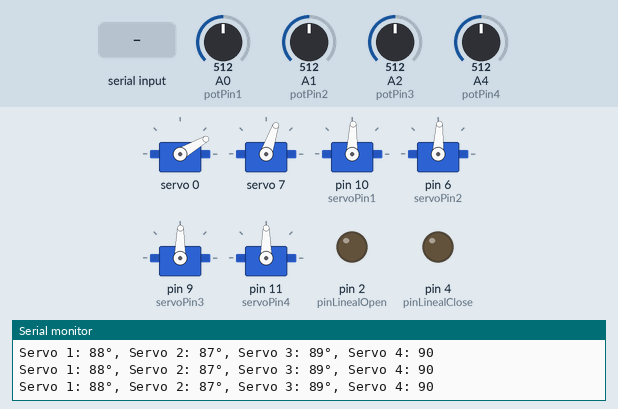
Simulated run of this sketch. Board: Arduino Uno, built with avr-gcc and run on an emulated ATmega328P. Parts: 6 × servo, output pins drawn as LEDs (lit = HIGH), the last lines printed to the serial monitor. The inputs (shaded band) are chosen by the test bench; at power-on: A0 (potPin1) = 512, A1 (potPin2) = 512, A2 (potPin3) = 512, A4 (potPin4) = 512.

Above: at 1.2 s.
1.3 s: "1\n" received over Serial
At 3.5 s:
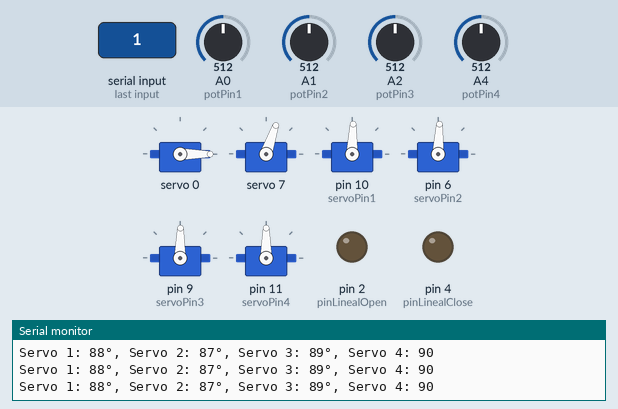
4.3 s: A0 (potPin1) set to 544
At 5.0 s:
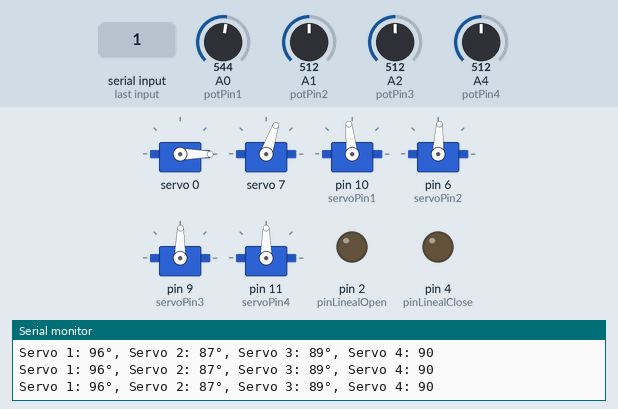
7.3 s: A0 (potPin1) set to 565
At 8.5 s:
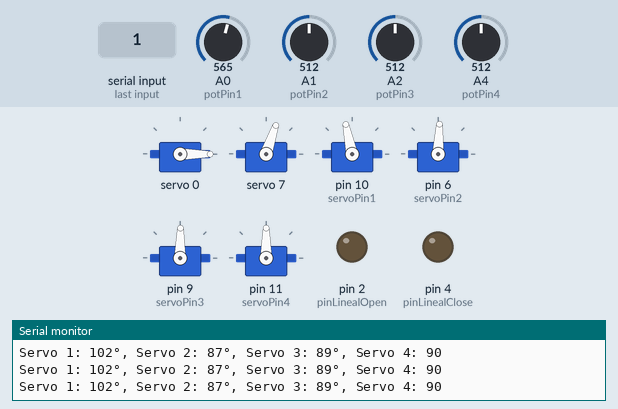
8.8 s: A1 (potPin2) set to 547
At 9.9 s:
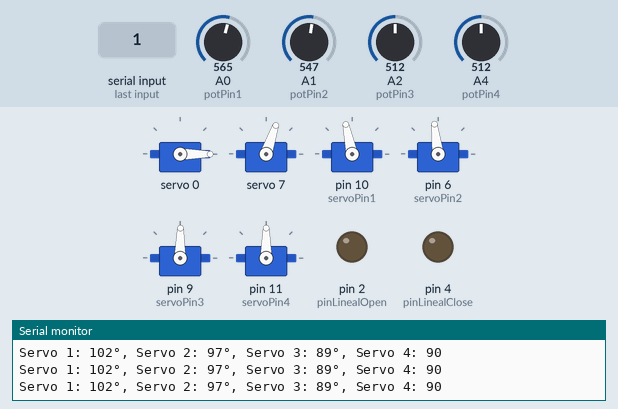
11.8 s: A1 (potPin2) set to 569
At 12.6 s:
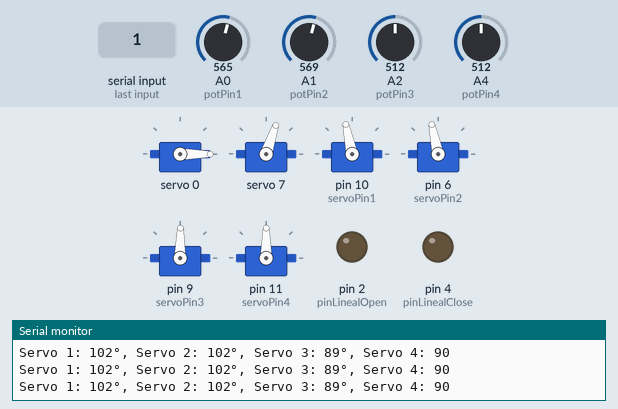
13.3 s: A2 (potPin3) set to 541
14.8 s: A2 (potPin3) set to 563
At 15.2 s:
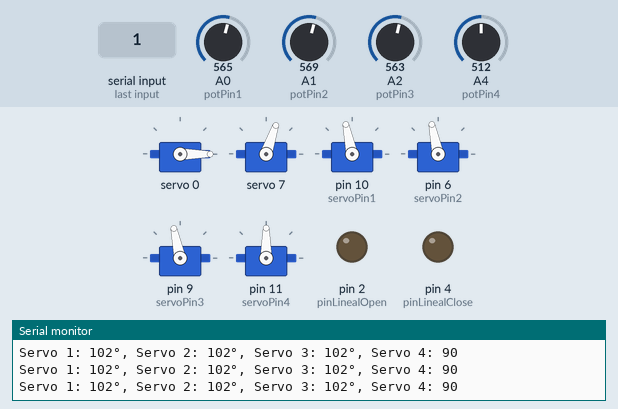
Timing chart, 0 to 17.3 s (numbered marks = the images above; inputs shaded):
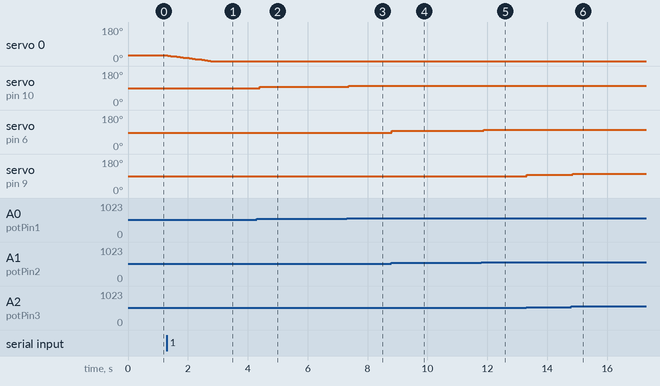

Measured:
- after the input at 1.3 s, servo 0: moves from 30° to 0° over 1.4 s, starting at once
- after the input at 4.3 s, servo on pin 10 (servoPin1): 88° → 96° after 0.10 s
- after the input at 7.3 s, servo on pin 10 (servoPin1): 96° → 102° after 0.07 s
- after the input at 8.8 s, servo on pin 6 (servoPin2): 87° → 97° at once
- after the input at 11.8 s, servo on pin 6 (servoPin2): 97° → 102° after 0.09 s
- after the input at 13.3 s, servo on pin 9 (servoPin3): 89° → 96° at once
- after the input at 14.8 s, servo on pin 9 (servoPin3): 96° → 102° after 0.06 s

The sketch:

tool-plus-arm.ino
```cpp
#include <Adafruit_PWMServoDriver.h>
#include <Servo.h>

/* PCA9685 */
Adafruit_PWMServoDriver board1 = Adafruit_PWMServoDriver(0x40);

/* Tool 1 (rov maker servos) */
// 0's
int servoClaw1 = 315;
int servoRoll = 210;

int servoRollPin = 0;
int servoClaw1Pin = 7;

// Limites
#define SERVOCLAW1MIN  310
#define SERVOCLAW1MAX  350

#define SERVOROLLMIN  80
#define SERVOROLLMAX  340

// Flags
bool rolling = false;
int rollDirection = 0; // -1 for LEFT, 1 for RIGHT

bool clawing = false;
int clawDirection = 0; // -1 for CLOSE, 1 for OPEN


/* ARM */
// Servos
Servo servo1;
Servo servo2;
Servo servo3;
Servo servo4;

// Potenciometros (analógicos)
const int potPin1 = A0; // naranja blanco
const int potPin2 = A1; // full naranja
const int potPin3 = A2; // azul blanco
const int potPin4 = A4; // full azul

// Servos (rositas)
const int servoPin1 = 10;
const int servoPin2 = 6;
const int servoPin3 = 9;
const int servoPin4 = 11;

// Rangos
int minValue1 = 177;  // Rango mínimo del potenciómetro 1
int maxValue1 = 860;  // Rango máximo del potenciómetro 1

int minValue2 = 180;  // Rango mínimo del potenciómetro 2
int maxValue2 = 860;  // Rango máximo del potenciómetro 2

int minValue3 = 145;  // Rango mínimo del potenciómetro 3
int maxValue3 = 880;  // Rango máximo del potenciómetro 3

int minValue4 = 0;  // Rango mínimo del potenciómetro 4
int maxValue4 = 1023;  // Rango máximo del potenciómetro 4

// Lineal
int pinLinealOpen = 2;
int pinLinealClose = 4;

// Flags
bool opening = false;
bool closing = false;

void setup() {
  Serial.begin(9600);
  board1.begin();
  board1.setPWMFreq(60);

  // poner en sus 0's
  board1.setPWM(servoRollPin, 0, servoRoll);
  board1.setPWM(servoClaw1Pin, 0, servoClaw1);

  // asignar pines a servos rositas
  servo1.attach(servoPin1);
  servo2.attach(servoPin2);
  servo3.attach(servoPin3);
  servo4.attach(servoPin4);

  // pines del brazo/motor lineal
  pinMode(pinLinealOpen, OUTPUT);
  pinMode(pinLinealClose, OUTPUT);
}

void loop() {

  handleArm();

  // Recibir comando desde la jetson por serial
  if (Serial.available() > 0) {
    String command = Serial.readStringUntil('\n');
    int cmd = command.toInt();

    // Reset control flags
    if (cmd == 0) { // STOP
      rolling = false;
      clawing = false;
    }
    else if (cmd == 1) { // LEFTROLL
      rolling = true;
      rollDirection = -1;
    }
    else if (cmd == 2) { // RIGHTROLL
      rolling = true;
      rollDirection = 1;
    }
    else if (cmd == 3) { // CLAW MID
      clawing = false;
      servoClaw1 = 325;
      board1.setPWM(servoClaw1Pin, 0, servoClaw1);
    }
    else if (cmd == 4) { // CLAW1 OPEN
      clawing = true;
      clawDirection = 1;
    }
    else if (cmd == 5) { // CLAW1 CLOSE
      clawing = true;
      clawDirection = -1;
    } else if (cmd == 6) {
      opening = true;
    } else if (cmd == 7) {
      closing = true;
    }else if (cmd >= 0 && cmd <= 180) {
      // Map angle (0-180) to pulse width for servoRoll
      int pwm = map(cmd, 0, 180, SERVOROLLMIN, SERVOROLLMAX);
      rolling = false;
      servoRoll = pwm;
      board1.setPWM(servoRollPin, 0, servoRoll);
    }
  }

  // Handle rolling
  if (rolling) {
    servoRoll += 5 * rollDirection;
    servoRoll = constrain(servoRoll, SERVOROLLMIN, SERVOROLLMAX);
    board1.setPWM(servoRollPin, 0, servoRoll);
  }

  // Handle clawing 1
  if (clawing) {
    servoClaw1 += 5 * clawDirection;
    servoClaw1 = constrain(servoClaw1, SERVOCLAW1MIN, SERVOCLAW1MAX);
    board1.setPWM(servoClaw1Pin, 0, servoClaw1);
  }

  // Handle opening arm
  if (opening) {
    digitalWrite(pinLinealOpen, HIGH);
  }

  if (closing) {
    digitalWrite(pinLinealClose, HIGH);
  }
  delay(100); // Adjust this to control movement speed
}

void handleArm() {
  // Leer valores de los potenciómetros (0 a 1023)
  int potValue1 = analogRead(potPin1);
  int potValue2 = analogRead(potPin2);
  int potValue3 = analogRead(potPin3);
  int potValue4 = analogRead(potPin4);

  // Mapear los valores de los potenciómetros a ángulos de 0 a 180 grados
  int angle1 = map(potValue1, minValue1, maxValue1, 0, 180);
  int angle2 = map(potValue2, minValue2, maxValue2, 0, 180);
  int angle3 = map(potValue3, minValue3, maxValue3, 0, 180);
  int angle4 = map(potValue4, minValue4, maxValue4, 0, 180);

  // Mover los servos a las posiciones correspondientes
  servo1.write(angle1);
  servo2.write(angle2);
  servo3.write(angle3);
  servo4.write(angle4);

  // Imprimir los ángulos de los servos
  Serial.print("Servo 1: ");
  Serial.print(angle1);
  Serial.print("°, Servo 2: ");
  Serial.print(angle2);
  Serial.print("°, Servo 3: ");
  Serial.print(angle3);
  Serial.print("°, Servo 4: ");
  Serial.println(angle4);

}
```
